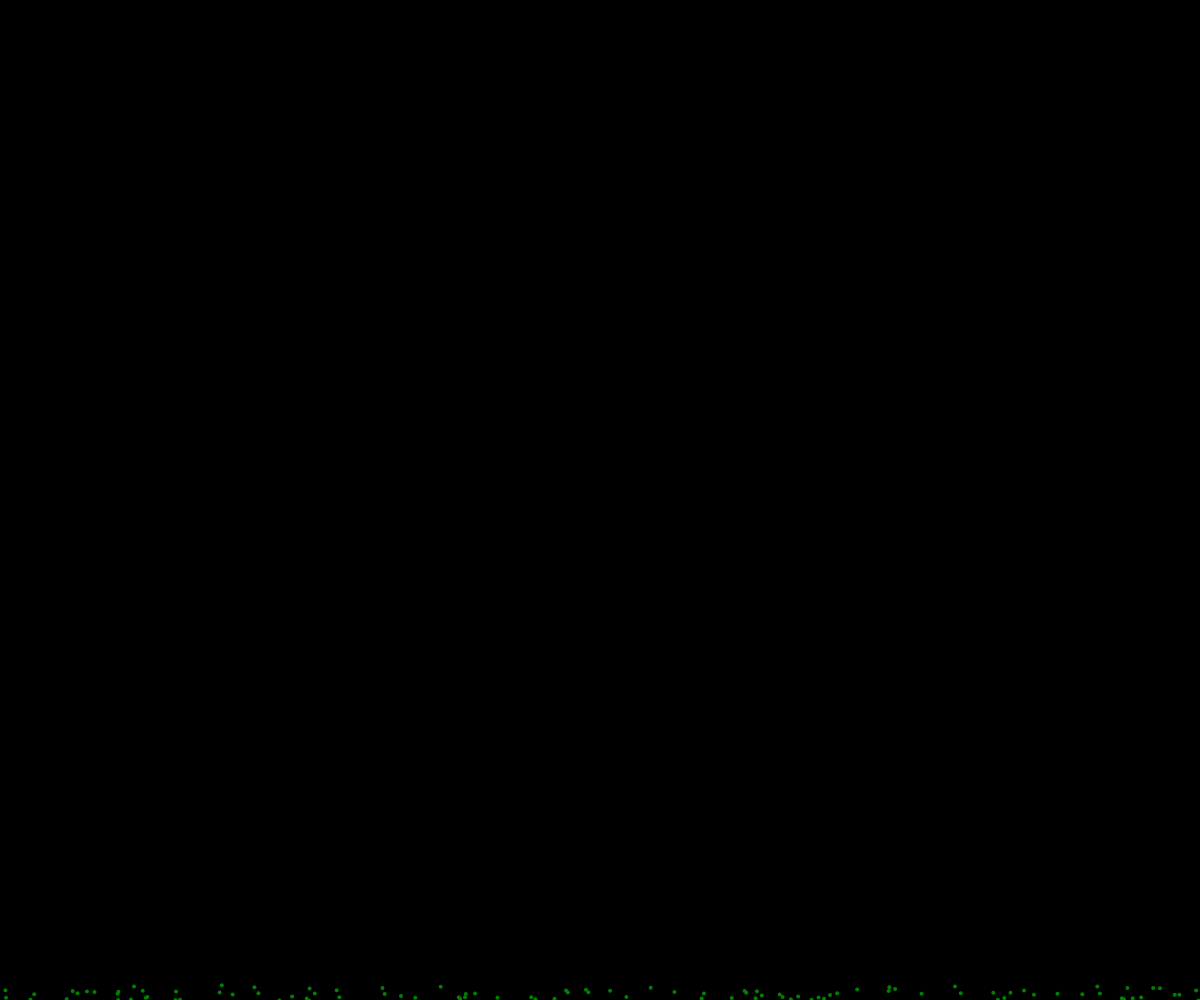
Frame 1 (no input)
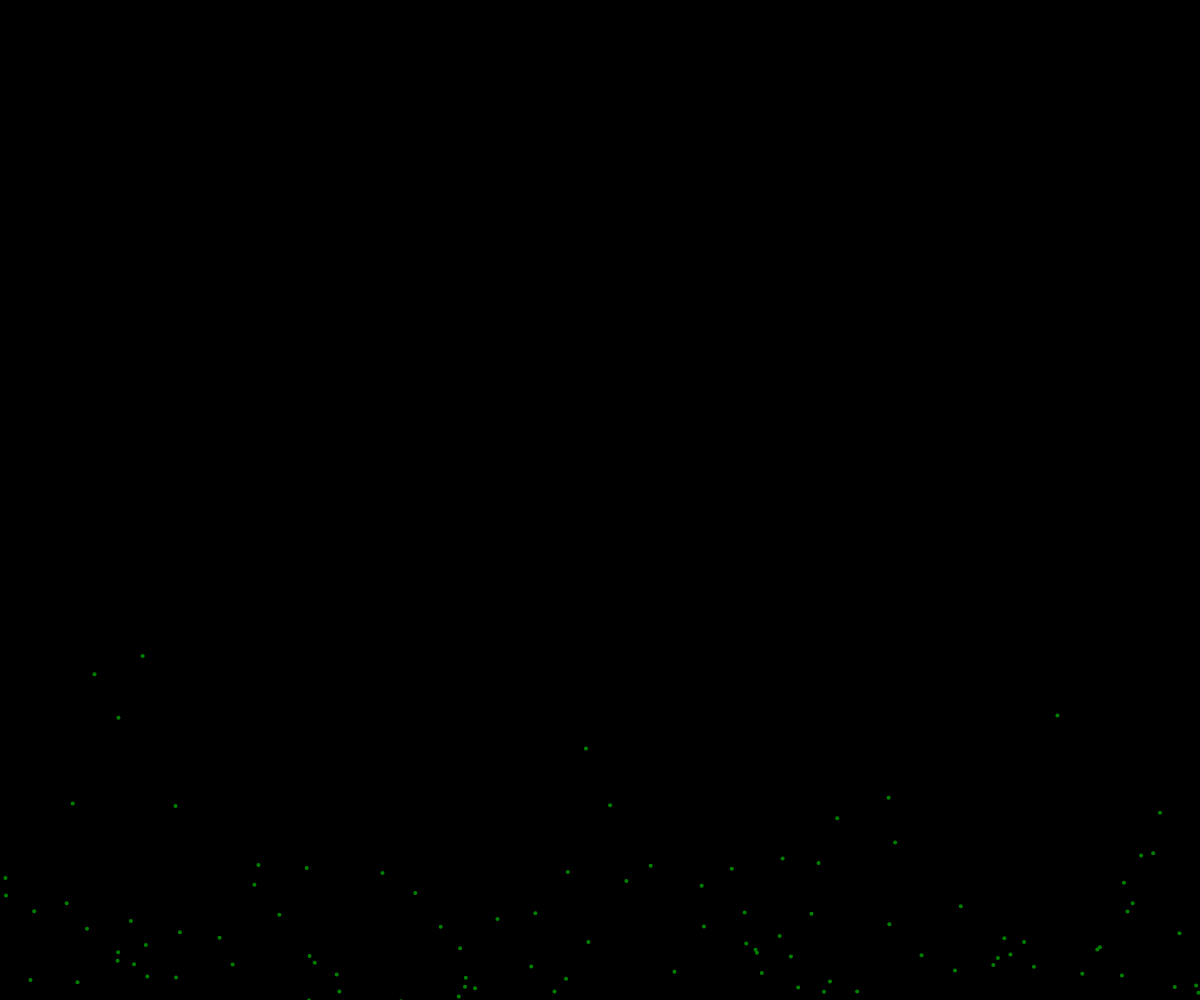
Frame 60 (no input)
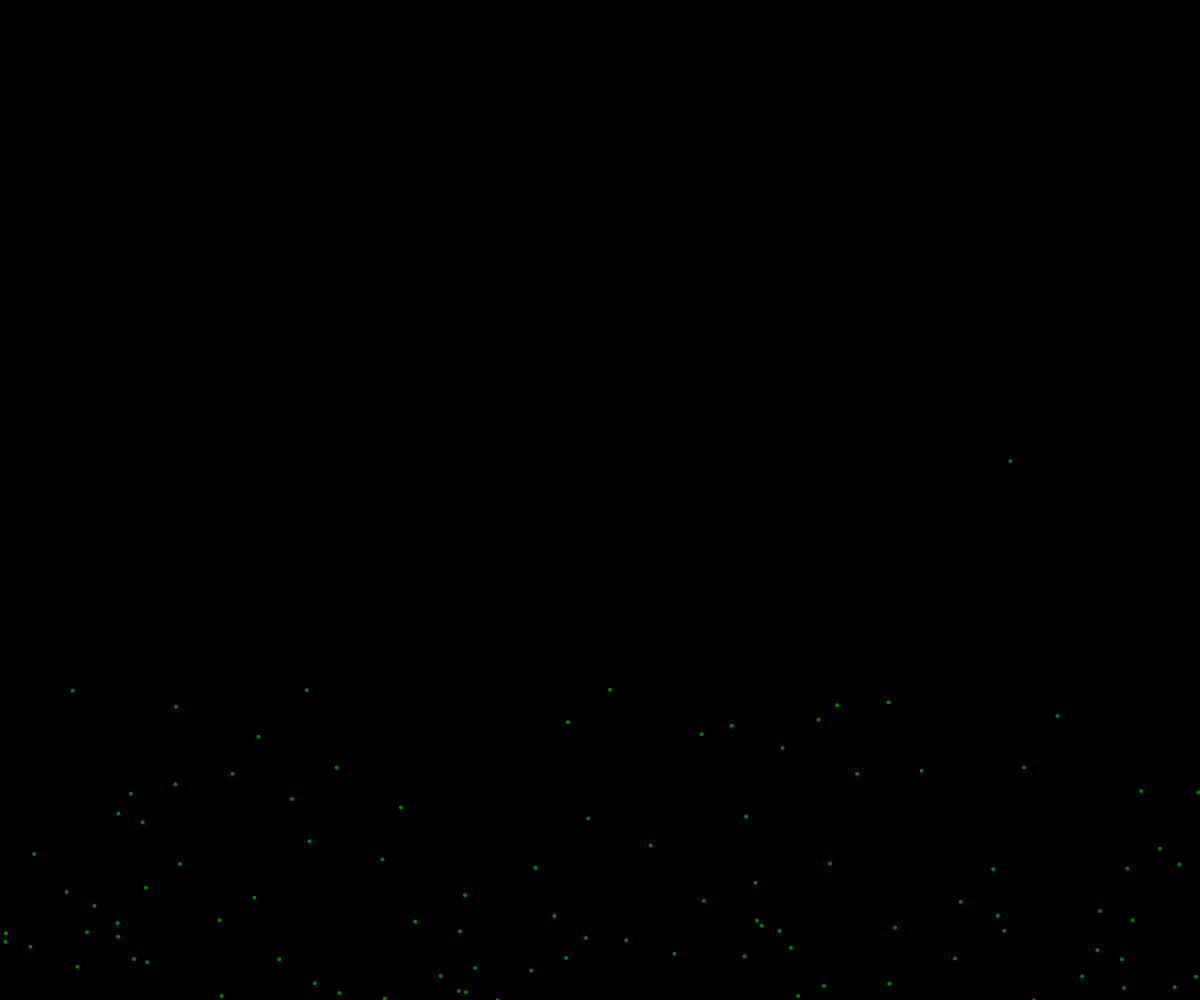
Frame 120 (the mouse pressed at the canvas centre since frame 60)

The p5.js sketch that drew these frames (run headless with seeded random() and noise() and a simulated clock; from frame 60 on, the mouse is pressed at the canvas centre):

// p5.js sketch
// ── sketch.js
var balls = [];
var gravity;

function setup() {
  createCanvas(window.innerWidth, window.innerHeight);
  gravity = createVector(0,0.5);
  stroke(0,128,0);
  frameRate(100);
  strokeWeight(4);
  for (var i = 0; i < 100; i++) {
    balls.push(new Firework());
  }
}

function draw() {
  background(0);
  for (var i = 0; i < balls.length; i++) {
    balls[i].update();
    balls[i].show();
  }

}

// ── firework.js

function Firework() {

  this.firework = new Particle(random(width), height);

  this.update = function() {
    this.firework.applyForce(gravity);
    this.firework.update();
  }

  this.show = function() {
    this.firework.show();
  }
}

// ── particle.js
function Particle(x, y) {

  var bounce = 0;
  var randvel = random(-(height/60),-7);

  if (bounce < 0) {
    bounce = 0;
  }

  this.pos = createVector(x,y);
  this.vel = createVector(0,random(randvel));
  this.acc = createVector(0,0);

  this.applyForce = function(force) {
    this.acc.add(force);
  }

  this.checkY = function() {
    if (this.pos.y>height) {
      this.acc.add(0, randvel);
      // bounce+=10;
      // console.log(bounce)
    }
  }

  this.update = function() {
    this.vel.add(this.acc);
    this.pos.add(this.vel);
    this.acc.mult(0);
    this.checkY();
  }

  this.show = function() {
    point(this.pos.x, this.pos.y);
  }
}
